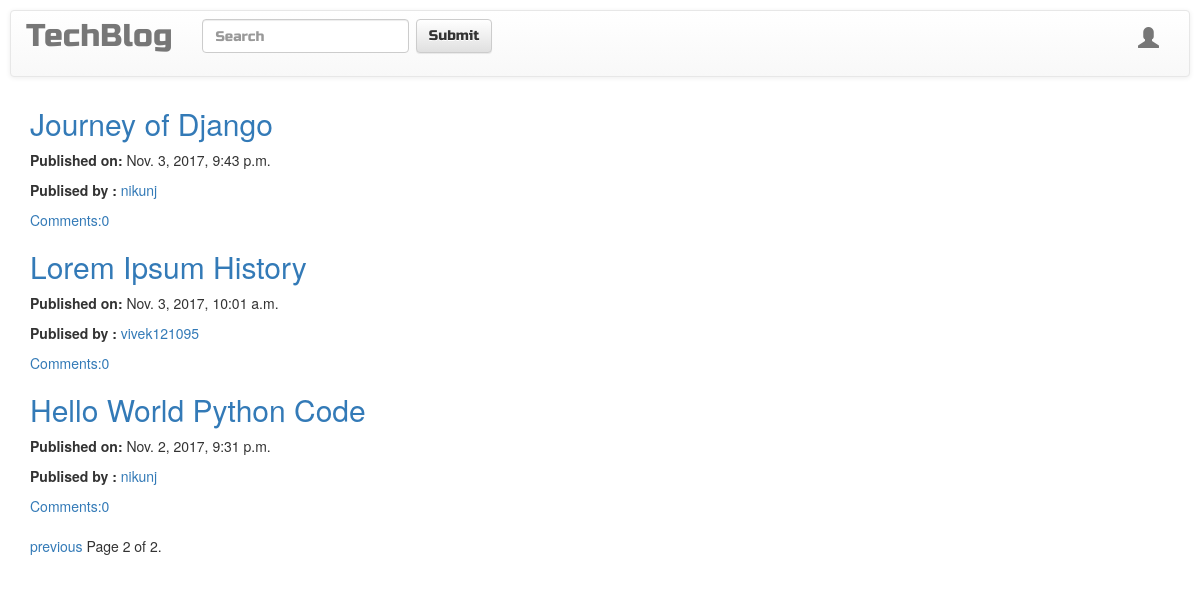
Screenshot of /?page=2 with the database file from the repository.
### blog/models.py (models this page shows, shortened)
class Post(models.Model):
    author = models.ForeignKey('auth.User',related_name='posts',on_delete=models.CASCADE)
    title = models.CharField(max_length=200)
    text = models.TextField(max_length=2000)
    create_date = models.DateTimeField(default=timezone.now)
    published_date = models.DateTimeField(blank=True,null=True)
    def approve_comments(self):
        return self.comments.filter(approved_comment=True)
    class Meta:
        ordering = ('create_date',)

### blog/views.py (the view)
# urls.py: url(r'^$', views.PostListView,name='post_list'),
def PostListView(request):
    post_list = Post.objects.filter(published_date__lte = timezone.now()).order_by('-published_date')
    paginator = Paginator(post_list,5)
    page = request.GET.get('page')
    try:
        posts = paginator.page(page)
    except PageNotAnInteger:
        posts = paginator.page(1)
    except EmptyPage:
        posts = paginator.page(paginator.num_pages)
    return render(request, 'post_list.html', {'posts': posts})

### blog/templates/blog/post_list.html (shortened to what this page needs)
{% extends 'base.html' %}
{% block body_block %}
    <div class="center_stage">
      {% for post in posts %}
        <div class="post">
          <h2><a href="{%url 'post_detail' pk=post.pk %}">{{ post.title }}</a></h2>
          <div class="date">
            <p><b>Published on:</b> {{post.published_date}}</p>
            <p><b>Publised by :</b> <a href="{% url 'profile' user_id=post.author.id %}">{{post.author}}</a></p>
          </div>
          <a href="{% url 'post_detail' pk=post.pk%}">Comments:{{post.approve_comments.count}}</a>
        </div>
      {% endfor %}
      <div class="pagination">
        <span class="step-links">
            {% if posts.has_previous %}
                <a href="?page={{ posts.previous_page_number }}">previous</a>
            {% endif %}
            <span class="current">
                Page {{ posts.number }} of {{ posts.paginator.num_pages }}.
            </span>
        </span>
    </div>
    </div>
{% endblock%}

### blog/static/css/blog.css (style rules this page uses)
.center_stage { margin-left: auto; margin-right: auto; }
.extra-margin { margin: 5px; padding: 5px; }

### rows the page displays
Post: title "Journey of Django", published_date "Nov. 3, 2017, 9:43 p.m.", author "nikunj", approve_comments.count "0"
Post: title "Lorem Ipsum History", published_date "Nov. 3, 2017, 10:01 a.m.", author "vivek121095", approve_comments.count "0"
Post: title "Hello World Python Code", published_date "Nov. 2, 2017, 9:31 p.m.", author "nikunj", approve_comments.count "0"

### other values shown
{{ posts.number }} "2"
{{ posts.paginator.num_pages }} "2"
